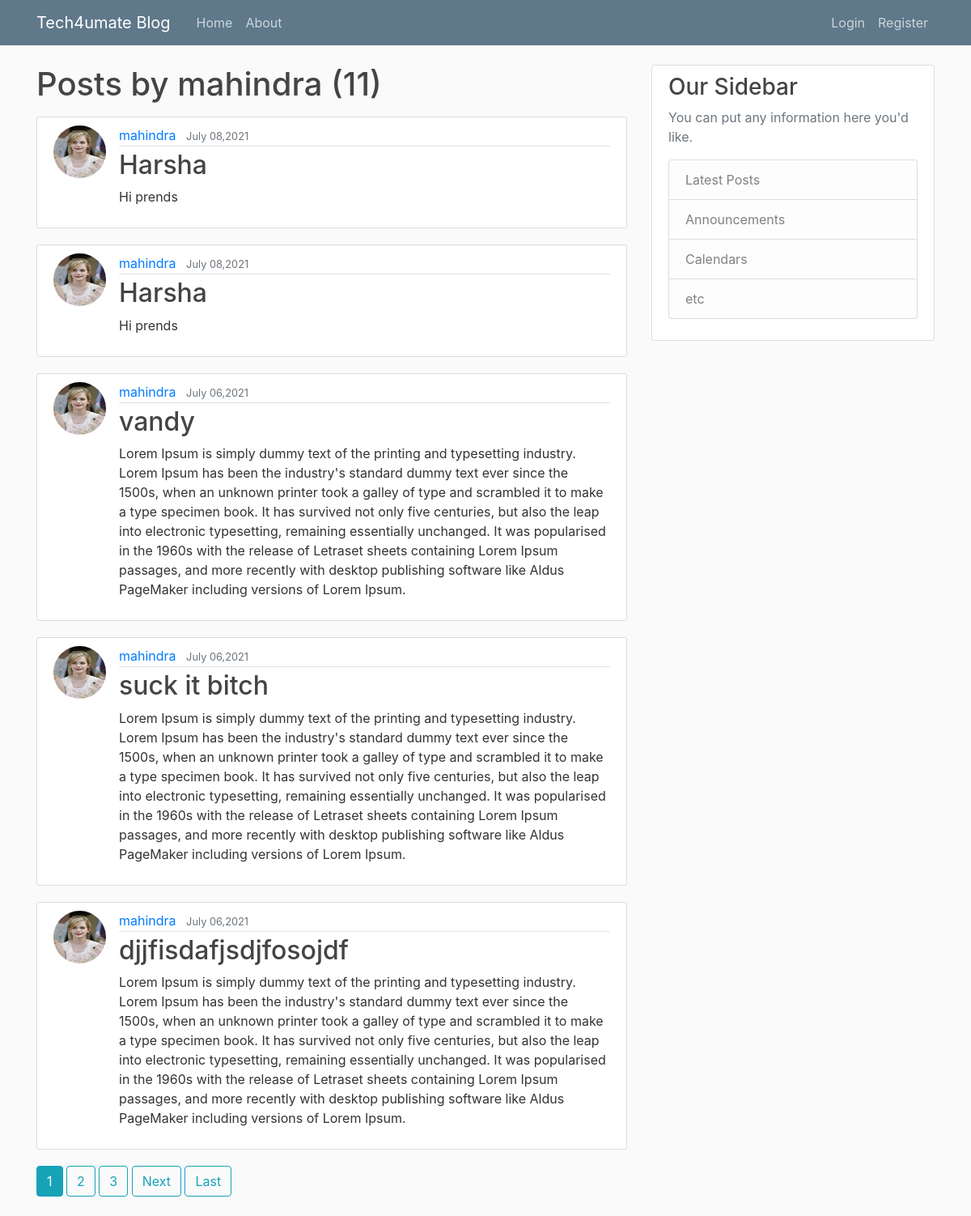
The page /user/mahindra/ on the database as committed earlier.
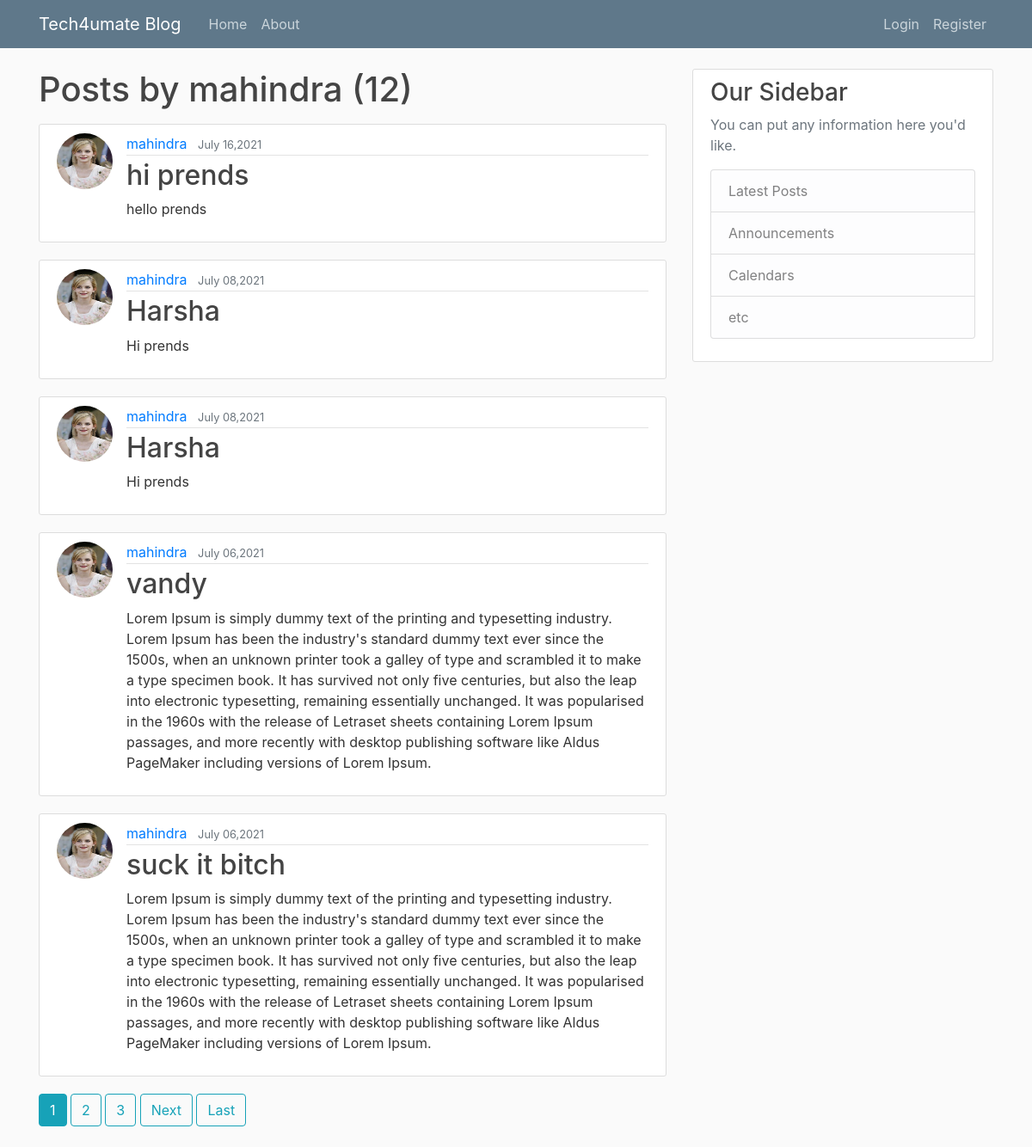
The same page on the database as committed later.
### blog/models.py (models this page shows, shortened)
class Post(models.Model):
    title = models.CharField(max_length=100)
    content = models.TextField()
    date_posted = models.DateTimeField(default=timezone.now)
    author = models.ForeignKey(User,on_delete=models.CASCADE)

### users/models.py (models this page shows, shortened)
class Profile(models.Model):
    user = models.OneToOneField(User,on_delete=models.CASCADE)
    image = models.ImageField(default='default.jpg',upload_to ='profie_pics')

### blog/views.py (the view)
# urls.py: path('user/<str:username>/',UserPostListView.as_view(), name='user-posts'),
class UserPostListView(ListView):
    model = Post
    template_name = 'blog/user_posts.html' #<app>/<model>_<viewtype>.html(default)
    context_object_name = 'posts'  #renaming the default name to posts
    paginate_by = 5
    def get_queryset(self):
        user = get_object_or_404(User,username=self.kwargs.get('username'))
        return Post.objects.filter(author=user).order_by('-date_posted')

### blog/templates/blog/user_posts.html (shortened to what this page needs)
{% extends "blog/base.html"%}
{% block content %}
<h1 class="mb-3 ">Posts by {{ view.kwargs.username }} ({{ page_obj.paginator.count}})</h1>
    {% for post in posts%}
    <article class="media content-section">
      <img class="rounded-circle article-img" src="{{ post.author.profile.image.url}}">
        <div class="media-body">
          <div class="article-metadata">
            <a class="mr-2" href="{% url 'user-posts' post.author.username %}">{{ post.author }}</a>
            <small class="text-muted">{{ post.date_posted | date:"F d,Y" }}</small>
          </div>
          <h2><a class='article-title' href="{% url 'post-detail' post.id %}">{{post.title}}</a></h2>
          <p class="article-content">{{ post.content }}</p>
        </div>
      </article>
    {% endfor%}
    {% if is_paginated %}
      {% for num in page_obj.paginator.page_range %}
          {% if page_obj.number == num %}
          <a class="btn btn-info mb-4" href="?page={{ num }}">{{ num }}</a>
          {% elif num > page_obj.number|add:'-3' and num < page_obj.number|add:'3' %}
          <a class="btn btn-outline-info mb-4" href="?page={{ num }}">{{ num }}</a>
          {% endif %}
      {% endfor %}
      {% if page_obj.has_next %}
      <a class="btn btn-outline-info mb-4"href="?page={{page_obj.next_page_number}}">Next</a>
      <a class="btn btn-outline-info mb-4"href="?page={{ page_obj.paginator.num_pages }}">Last</a>
      {% endif %}
    {% endif %}
{% endblock content%}

Rows that differ between the two databases and show on the page:
no longer on this page (row unchanged): Post: author.profile.image (picture), author "mahindra", date_posted "July 06,2021", title "djjfisdafjsdjfosojdf", content "Lorem Ipsum is simply dummy text of the printing and typesetting industry. Lorem Ipsum has been the industry's standard dummy text ever since the 1500s, when an unknown printer took a galley of type and scrambled it to make a type specimen book. It has survived not only five centuries, but also the leap into electronic typesetting, remaining essentially unchanged. It was popularised in the 1960s with the release of Letraset sheets containing Lorem Ipsum passages, and more recently with desktop publishing software like Aldus PageMaker including versions of Lorem Ipsum."
added Post: author.profile.image (picture), author "mahindra", date_posted "July 16,2021", title "hi prends", content "hello prends"
Other text that changed with them:
{{ page_obj.paginator.count }}: "11" → "12"
